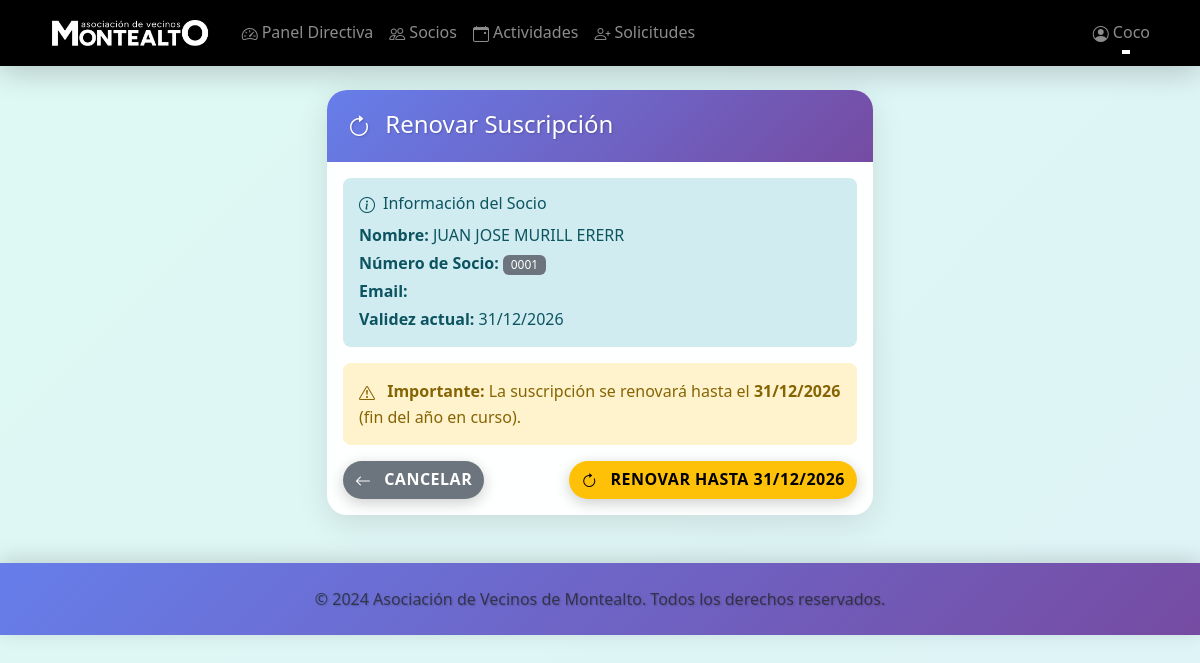
The page /admin/socios/6/renovar (signed in) on the database its author committed.
### models.py (models this page shows, shortened)
class User(UserMixin, db.Model):
    __tablename__ = 'users'
    id = db.Column(db.Integer, primary_key=True)
    nombre = db.Column(db.String(100), nullable=False)
    nombre_usuario = db.Column(db.String(120), unique=True, nullable=False)
    password_hash = db.Column(db.String(255), nullable=False)
    password_plain = db.Column(db.String(255), nullable=True)  # Contraseña en texto plano (solo para mostrar a admin)
    rol = db.Column(db.String(20), nullable=False)  # 'directiva' o 'socio'
    fecha_alta = db.Column(db.DateTime, nullable=False, default=datetime.utcnow)
    fecha_validez = db.Column(db.DateTime, nullable=False)
    ano_nacimiento = db.Column(db.Integer, nullable=True)  # Año de nacimiento para verificar edad en actividades
    fecha_nacimiento = db.Column(db.Date, nullable=True)  # Fecha completa de nacimiento
    numero_socio = db.Column(db.String(10), unique=True, nullable=True)  # Número de socio (0001, 0002, etc.)
    calle = db.Column(db.String(200), nullable=True)
    numero = db.Column(db.String(20), nullable=True)
    piso = db.Column(db.String(20), nullable=True)  # Opcional
    poblacion = db.Column(db.String(100), nullable=True)
    inscripciones = db.relationship('Inscripcion', backref='usuario', lazy=True, cascade='all, delete-orphan')
    def is_directiva(self):
        return self.rol == 'directiva'

### blueprints/admin.py (the view, shortened to what this page needs)
@admin_bp.route('/socios/<int:socio_id>/renovar', methods=['GET', 'POST'])
@login_required
@directiva_required
def renovar_socio(socio_id):
    socio = User.query.get_or_404(socio_id)
    from datetime import datetime as dt
    return render_template('admin/renovar_socio.html', socio=socio, datetime=dt)

### blueprints/admin.py (called while the page is built)
def directiva_required(f):
    @wraps(f)
    def decorated_function(*args, **kwargs):
        if not current_user.is_authenticated or not current_user.is_directiva():
            flash('No tienes permisos para acceder a esta página.', 'error')
            return redirect(url_for('socios.dashboard'))
        return f(*args, **kwargs)
    return decorated_function

### templates/admin/renovar_socio.html (shortened to what this page needs)
{% extends "base.html" %}
{% block content %}
<div class="row justify-content-center">
    <div class="col-md-6">
        <div class="card">
            <div class="card-header">
                <h4 class="mb-0">
                    <i class="bi bi-arrow-clockwise me-2"></i>
                    Renovar Suscripción
                </h4>
            </div>
            <div class="card-body">
                <div class="alert alert-info">
                    <h6><i class="bi bi-info-circle me-2"></i>Información del Socio</h6>
                    <p class="mb-1"><strong>Nombre:</strong> {{ socio.nombre }}</p>
                    {% if socio.numero_socio %}
                        <p class="mb-1"><strong>Número de Socio:</strong> <span class="badge bg-secondary">{{ socio.numero_socio }}</span></p>
                    {% endif %}
                    <p class="mb-1"><strong>Email:</strong> {{ socio.email }}</p>
                    <p class="mb-0"><strong>Validez actual:</strong> {{ socio.fecha_validez.strftime('%d/%m/%Y') }}</p>
                </div>
                <div class="alert alert-warning">
                    <i class="bi bi-exclamation-triangle me-2"></i>
                    <strong>Importante:</strong> La suscripción se renovará hasta el <strong>31/12/{{ datetime.now().year }}</strong> (fin del año en curso).
                </div>
                <form method="POST">
                    <div class="d-flex justify-content-between">
                        <a href="{{ url_for('admin.gestion_socios') }}" class="btn btn-secondary">
                            <i class="bi bi-arrow-left me-2"></i>
                            Cancelar
                        </a>
                        <button type="submit" class="btn btn-warning">
                            <i class="bi bi-arrow-clockwise me-2"></i>
                            Renovar hasta 31/12/{{ datetime.now().year }}
                        </button>
                    </div>
                </form>
            </div>
        </div>
    </div>
</div>
{% endblock %}

### templates/base.html (shortened to what this page needs)
<!DOCTYPE html>
<html lang="es">
<head>
    <link href="https://cdn.jsdelivr.net/npm/bootstrap@5.3.0/dist/css/bootstrap.min.css" rel="stylesheet">
    <link rel="stylesheet" href="https://cdn.jsdelivr.net/npm/bootstrap-icons@1.10.0/font/bootstrap-icons.css">
    <link rel="stylesheet" href="{{ url_for('static', filename='css/style.css') }}">
</head>
<body>
    <nav class="navbar navbar-expand-lg navbar-dark">
        <div class="container">
            <a class="navbar-brand" href="{{ url_for('index') }}">
                <img src="{{ url_for('static', filename='logo.jpg') }}" alt="AV Montealto" style="height: 40px; width: auto;">
            </a>
            <div class="collapse navbar-collapse" id="navbarNav">
                {% if current_user.is_authenticated %}
                <ul class="navbar-nav me-auto">
                    {% if current_user.is_directiva() %}
                        <li class="nav-item">
                            <a class="nav-link" href="{{ url_for('admin.dashboard') }}">
                                <i class="bi bi-speedometer2 me-1"></i>Panel Directiva
                            </a>
                        </li>
                        <li class="nav-item">
                            <a class="nav-link" href="{{ url_for('admin.gestion_socios') }}">
                                <i class="bi bi-people me-1"></i>Socios
                            </a>
                        </li>
                        <li class="nav-item">
                            <a class="nav-link" href="{{ url_for('admin.gestion_actividades') }}">
                                <i class="bi bi-calendar-event me-1"></i>Actividades
                            </a>
                        </li>
                        <li class="nav-item">
                            <a class="nav-link" href="{{ url_for('admin.solicitudes_socios') }}">
                                <i class="bi bi-person-plus me-1"></i>Solicitudes
                            </a>
                        </li>
                    {% endif %}
                </ul>
                <ul class="navbar-nav">
                    <li class="nav-item dropdown">
                        <a class="nav-link dropdown-toggle" href="#" role="button" data-bs-toggle="dropdown">
                            <i class="bi bi-person-circle me-1"></i>{{ current_user.nombre }}
                        </a>
                    </li>
                </ul>
                {% endif %}
            </div>
        </div>
    </nav>
    <main class="container mt-4">
        {% block content %}{% endblock %}
    </main>
    <footer class="mt-5 py-4">
        <div class="container text-center">
            <p class="text-muted mb-0">&copy; 2024 Asociación de Vecinos de Montealto. Todos los derechos reservados.</p>
        </div>
    </footer>
</body>
</html>

### static/css/style.css (style rules this page uses)
html { scroll-behavior: smooth; }
:root { --primary-color: #0d6efd; --secondary-color: #6c757d; --success-color: #198754; --danger-color: #dc3545; --warning-color: #ffc107; --info-color: #0dcaf0; --gradient-primary: linear-gradient(135deg, #667eea 0%, #764ba2 100%); --gradient-secondary: linear-gradient(135deg, #f093fb 0%, #f5576c 100%); --gradient-success: linear-gradient(135deg, #4facfe 0%, #00f2fe 100%); --gradient-warm: linear-gradient(135deg, #fa709a 0%, #fee140 100%); }
body { font-family: 'Segoe UI', Tahoma, Geneva, Verdana, sans-serif; background: linear-gradient(-45deg, #ee7752, #e73c7e, #23a6d5, #23d5ab); background-size: 400% 400%; animation: gradientShift 15s ease infinite; min-height: 100vh; position: relative; }
body::before { content: ''; position: fixed; top: 0; left: 0; width: 100%; height: 100%; background: rgba(255, 255, 255, 0.85); z-index: -1; }
.navbar { background: #000000 !important; box-shadow: 0 4px 20px rgba(0, 0, 0, 0.15); backdrop-filter: blur(10px); transition: all 0.3s ease; }
.navbar-brand { font-weight: 700; font-size: 1.3rem; text-shadow: 2px 2px 4px rgba(0, 0, 0, 0.2); transition: transform 0.3s ease; }
.nav-link { position: relative; transition: all 0.3s ease; font-weight: 500; }
.nav-link::after { content: ''; position: absolute; bottom: 0; left: 50%; width: 0; height: 2px; background: white; transition: all 0.3s ease; transform: translateX(-50%); }
.card { border: none; box-shadow: 0 8px 32px rgba(0, 0, 0, 0.1); transition: all 0.4s cubic-bezier(0.175, 0.885, 0.32, 1.275); background: rgba(255, 255, 255, 0.95); backdrop-filter: blur(10px); border-radius: 20px; overflow: hidden; position: relative; }
.card::before { content: ''; position: absolute; top: 0; left: 0; right: 0; height: 4px; background: var(--gradient-primary); transform: scaleX(0); transform-origin: left; transition: transform 0.4s ease; }
.card-header { background: var(--gradient-primary) !important; border-bottom: none; font-weight: 600; color: white; padding: 1.25rem; text-shadow: 1px 1px 2px rgba(0, 0, 0, 0.2); }
.btn { border-radius: 50px; font-weight: 600; transition: all 0.3s cubic-bezier(0.175, 0.885, 0.32, 1.275); position: relative; overflow: hidden; border: none; text-transform: uppercase; letter-spacing: 0.5px; box-shadow: 0 4px 15px rgba(0, 0, 0, 0.2); }
.btn::before { content: ''; position: absolute; top: 50%; left: 50%; width: 0; height: 0; border-radius: 50%; background: rgba(255, 255, 255, 0.3); transform: translate(-50%, -50%); transition: width 0.6s, height 0.6s; }
.alert { border: none; border-radius: 0.5rem; }
.alert-info { background-color: #d1ecf1; color: #0c5460; }
.alert-warning { background-color: #fff3cd; color: #856404; }
.badge { font-weight: 500; padding: 0.35em 0.65em; }
footer { margin-top: auto; background: var(--gradient-primary) !important; color: white; box-shadow: 0 -4px 20px rgba(0, 0, 0, 0.15); border-top: none; }
footer p { margin: 0; text-shadow: 1px 1px 2px rgba(0, 0, 0, 0.2); }
.bi { vertical-align: -0.125em; }

### rows shown on the page
User: nombre "Coco"
User: nombre "JUAN JOSE MURILL ERERR", numero_socio "0001", fecha_validez "31/12/2026"
